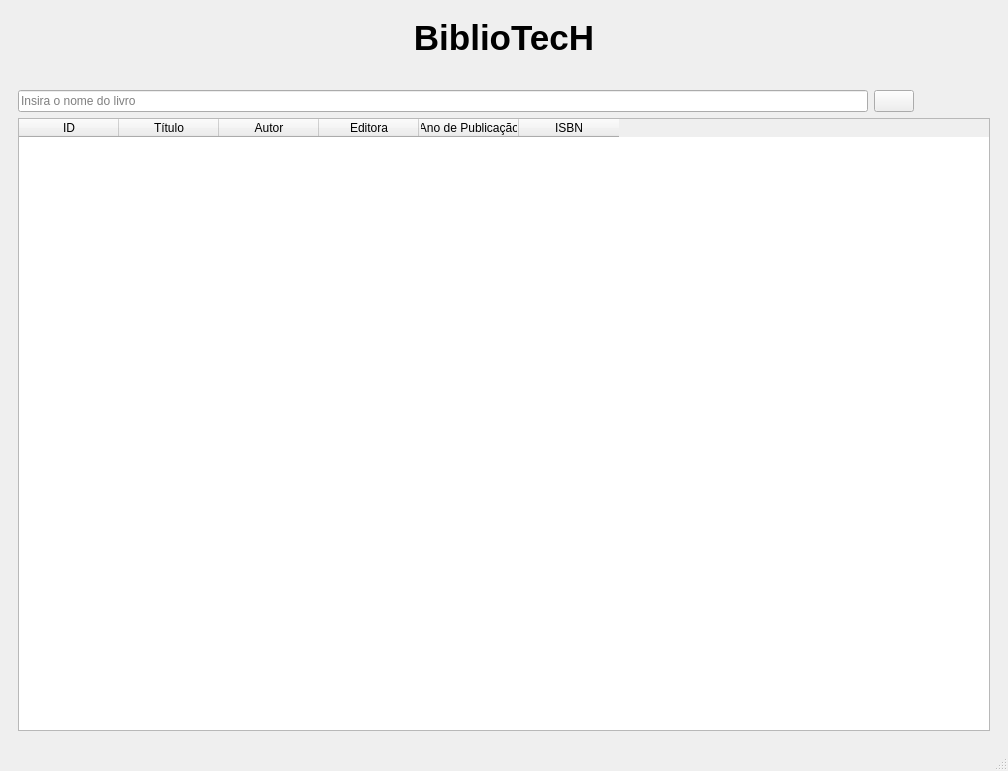
<?xml version="1.0" encoding="UTF-8"?>
<ui version="4.0">
 <class>MainWindow</class>
 <widget class="QMainWindow" name="MainWindow">
  <property name="geometry">
   <rect>
    <x>0</x>
    <y>0</y>
    <width>1008</width>
    <height>771</height>
   </rect>
  </property>
  <property name="windowTitle">
   <string>MainWindow</string>
  </property>
  <property name="styleSheet">
   <string notr="true"/>
  </property>
  <widget class="QWidget" name="centralwidget">
   <layout class="QVBoxLayout" name="verticalLayout_2">
    <item>
     <widget class="QWidget" name="widget" native="true">
      <layout class="QVBoxLayout" name="verticalLayout">
       <item>
        <widget class="QLabel" name="label_2">
         <property name="text">
          <string>&lt;html&gt;&lt;head/&gt;&lt;body&gt;&lt;p align=&quot;center&quot;&gt;&lt;span style=&quot; font-size:26pt; font-weight:600;&quot;&gt;BiblioTecH&lt;/span&gt;&lt;/p&gt;&lt;/body&gt;&lt;/html&gt;</string>
         </property>
        </widget>
       </item>
       <item>
        <layout class="QHBoxLayout" name="horizontalLayout_2">
         <item>
          <spacer name="horizontalSpacer">
           <property name="orientation">
            <enum>Qt::Horizontal</enum>
           </property>
           <property name="sizeHint" stdset="0">
            <size>
             <width>40</width>
             <height>20</height>
            </size>
           </property>
          </spacer>
         </item>
         <item>
          <widget class="QLabel" name="label">
           <property name="maximumSize">
            <size>
             <width>100</width>
             <height>100</height>
            </size>
           </property>
           <property name="text">
            <string/>
           </property>
           <property name="pixmap">
            <pixmap>../Downloads/DreamShaper_v5_logo_for_book_control_app_modern_flat_without_w_0-removebg-preview.png</pixmap>
           </property>
           <property name="scaledContents">
            <bool>true</bool>
           </property>
          </widget>
         </item>
         <item>
          <spacer name="horizontalSpacer_2">
           <property name="orientation">
            <enum>Qt::Horizontal</enum>
           </property>
           <property name="sizeHint" stdset="0">
            <size>
             <width>40</width>
             <height>20</height>
            </size>
           </property>
          </spacer>
         </item>
        </layout>
       </item>
       <item>
        <layout class="QHBoxLayout" name="horizontalLayout">
         <item>
          <widget class="QLineEdit" name="lineEdit">
           <property name="placeholderText">
            <string>Insira o nome do livro</string>
           </property>
          </widget>
         </item>
         <item>
          <widget class="QPushButton" name="pushButton">
           <property name="cursor">
            <cursorShape>PointingHandCursor</cursorShape>
           </property>
           <property name="mouseTracking">
            <bool>false</bool>
           </property>
           <property name="styleSheet">
            <string notr="true"/>
           </property>
           <property name="text">
            <string/>
           </property>
           <property name="icon">
            <iconset>
             <normaloff>../Downloads/search_FILL0_wght400_GRAD0_opsz48.png</normaloff>../Downloads/search_FILL0_wght400_GRAD0_opsz48.png</iconset>
           </property>
          </widget>
         </item>
         <item>
          <widget class="QPushButton" name="pushButton_2">
           <property name="cursor">
            <cursorShape>PointingHandCursor</cursorShape>
           </property>
           <property name="mouseTracking">
            <bool>false</bool>
           </property>
           <property name="styleSheet">
            <string notr="true">border: None;
</string>
           </property>
           <property name="text">
            <string/>
           </property>
           <property name="icon">
            <iconset>
             <normaloff>../Downloads/add_circle_FILL0_wght400_GRAD200_opsz48.png</normaloff>../Downloads/add_circle_FILL0_wght400_GRAD200_opsz48.png</iconset>
           </property>
          </widget>
         </item>
         <item>
          <widget class="QPushButton" name="pushButton_3">
           <property name="cursor">
            <cursorShape>PointingHandCursor</cursorShape>
           </property>
           <property name="mouseTracking">
            <bool>false</bool>
           </property>
           <property name="styleSheet">
            <string notr="true">border: None;
</string>
           </property>
           <property name="text">
            <string/>
           </property>
           <property name="icon">
            <iconset>
             <normaloff>../Downloads/do_not_disturb_on_FILL0_wght400_GRAD200_opsz48.png</normaloff>../Downloads/do_not_disturb_on_FILL0_wght400_GRAD200_opsz48.png</iconset>
           </property>
          </widget>
         </item>
        </layout>
       </item>
       <item>
        <widget class="QTableWidget" name="tableWidget">
         <column>
          <property name="text">
           <string>ID</string>
          </property>
         </column>
         <column>
          <property name="text">
           <string>Título</string>
          </property>
         </column>
         <column>
          <property name="text">
           <string>Autor</string>
          </property>
         </column>
         <column>
          <property name="text">
           <string>Editora</string>
          </property>
         </column>
         <column>
          <property name="text">
           <string>Ano de Publicação</string>
          </property>
         </column>
         <column>
          <property name="text">
           <string>ISBN</string>
          </property>
         </column>
        </widget>
       </item>
      </layout>
     </widget>
    </item>
   </layout>
  </widget>
  <widget class="QMenuBar" name="menubar">
   <property name="geometry">
    <rect>
     <x>0</x>
     <y>0</y>
     <width>1008</width>
     <height>21</height>
    </rect>
   </property>
  </widget>
  <widget class="QStatusBar" name="statusbar"/>
 </widget>
 <resources/>
 <connections/>
</ui>
